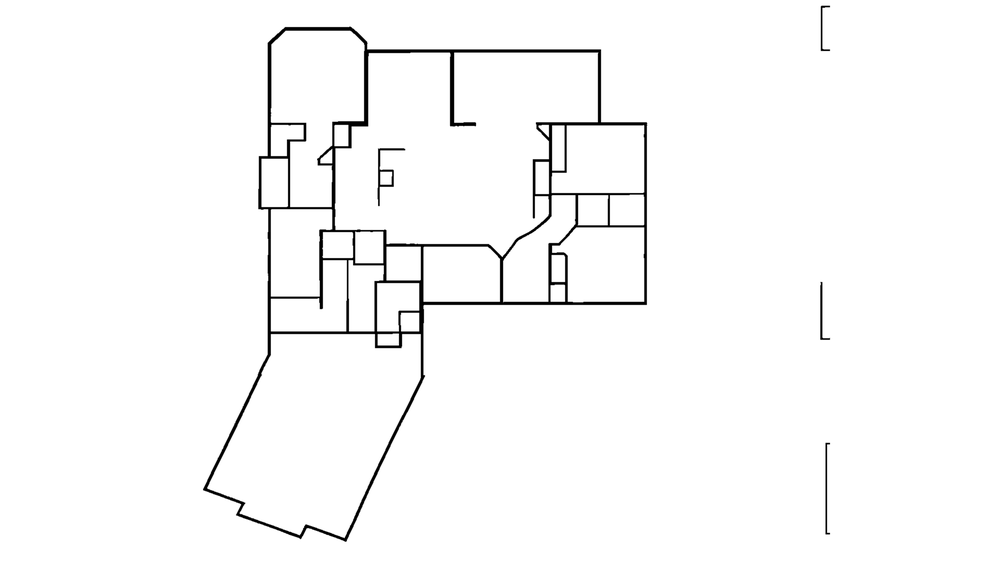
#> input picture floorplan-section-to-structured-2d-fbm/test.png, 1000 x 562 px, shrunk from 1920 x 1080 before the run
$ python -i preprocessing.py   (imports and definitions only)
#> lines starting #> are read from the running program, lines starting #| are printed output that depends on the picture; after the words box and inside, x2 and y2 are one past the last pixel; in counts of white or black regions, pixels touching at a corner belong together
from pathlib import Path
from pdf2image import convert_from_path
import cv2


def process_page(pdf_path, page_index, image_path_page):
    pdf_page = convert_from_path(
        pdf_path,
        dpi=300,
        first_page=page_index+1,
        last_page=page_index+1
    )[0]
    save(pdf_page, image_path_page)
    to_sharp(image_path_page)
    del pdf_page

def save(pdf_page, image_path_page):
    pdf_page.save(image_path_page, "PNG")

def to_sharp(image_path_page):
    image = cv2.imread(str(image_path_page))
#> image is the input picture: shape (562, 1000, 3); min 0, max 255, mean 249.4
    gray = cv2.cvtColor(image, cv2.COLOR_BGR2GRAY)
    _, binary = cv2.threshold(gray, 0, 255, cv2.THRESH_BINARY + cv2.THRESH_OTSU)
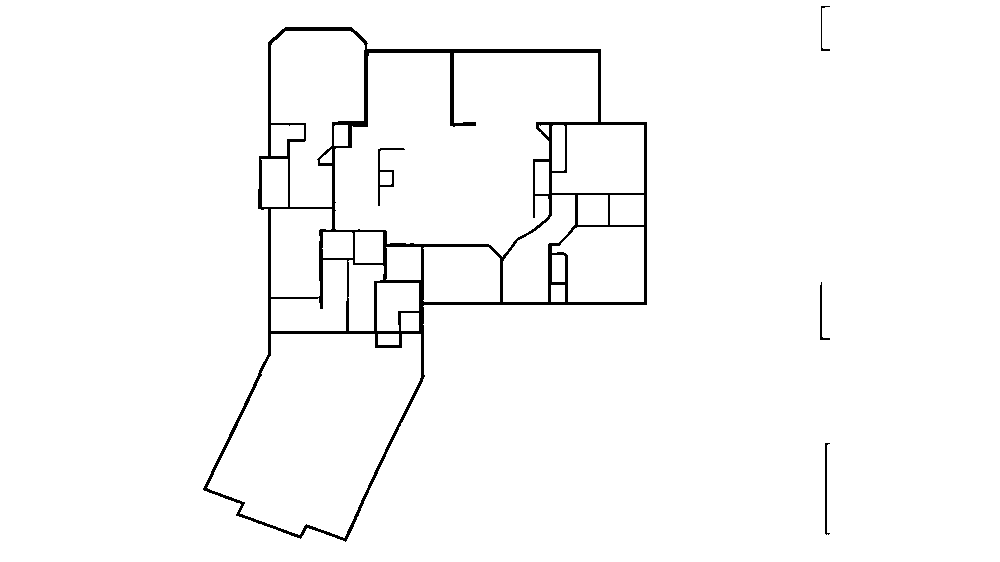
#> binary: shape (562, 1000); 97.7% white; 5 black regions, box (x1, y1, x2, y2) and area: (203, 27, 647, 542) 12289, (378, 148, 405, 206) 247, (825, 443, 830, 535) 191, (820, 282, 830, 340) 130, (821, 6, 830, 51) 73

    clean = cv2.fastNlMeansDenoising(binary, h=30)
    kernel = cv2.getStructuringElement(cv2.MORPH_RECT, (1, 1))
    sharpened = cv2.dilate(clean, kernel, iterations=1)
    sharpened = cv2.erode(sharpened, kernel, iterations=1)

    output_path = Path(image_path_page)
    cv2.imwrite(output_path, sharpened)
    return sharpened

def preprocess(pdf_path, page_index, image_path="/tmp/floor_plan.png"):
    image_path = Path(image_path)
    image_path_page = image_path.parent.joinpath(image_path.stem).with_suffix(f".{str(page_index).zfill(2)}{image_path.suffix}")
    process_page(pdf_path, page_index, image_path_page)

    return image_path_page

>>> result = to_sharp('../floorplan-section-to-structured-2d-fbm/test.png')
